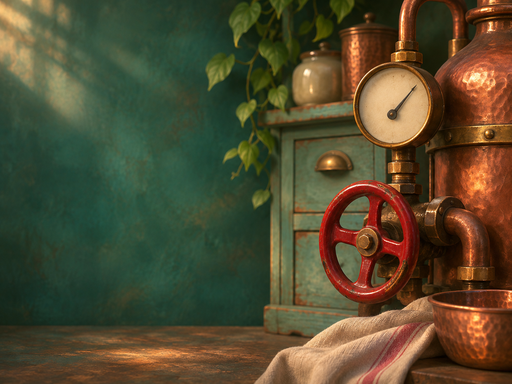
#> input picture assets/theme-art/copper.png, 512 x 384 px
$ python make_theme_scenes.py
#> lines starting #> are read from the running program, lines starting #| are printed output that depends on the picture
#!/usr/bin/env python3
"""Prepare native backgrounds from original illustration masters and vector art.

Artwork lives under assets/theme-art. Conversion, resampling and palette
reduction happen on the authoring PC; the launcher loads ordinary bounded PNGs.
"""

import argparse
import configparser
import io
from pathlib import Path

from PIL import Image, ImageColor, ImageDraw, ImageOps

if __package__:
    from .theme_materials import tinted_material
else:
    from theme_materials import tinted_material

ROOT = Path(__file__).resolve().parents[1]
THEMES = ROOT / "sdroot/_nds/dsi-frontend/themes"
ART = ROOT / "assets/theme-art"
SUBJECTS = {
    "copper": "Patinated artisan workshop",
    "slate": "Cinematic city rain",
    "folio": "Pressed botanical paper collage",
    "nocturne": "Moonlit storybook rooftops",
    "tide": "Painted coastal headland",
    "phosphor": "Tactile expedition station",
    "eclipse": "Surreal painted planetary landscape",
    "prism": "Playful cut-color composition",
    "ember": "Illustrated autumn campsite",
    "glacier": "Layered paper mountain landscape",
    "garnet": "Jewel-glass art nouveau interior",
}


def prism(screen):
    """Original broad vector shapes; no scanlines, grid or technical ornament."""
    image = Image.new("RGB", (1024, 768), "#fff6ed" if not screen else "#d00061")
    d = ImageDraw.Draw(image)
    if screen:
        for x in range(-180, 1200, 240):
            d.ellipse((x, -170, x + 300, 140), fill="#fff6ed")
        d.ellipse((820, 540, 1220, 940), fill="#f877a6")
    else:
        d.ellipse((650, -130, 1100, 330), fill="#f4b6ce")
        d.ellipse((830, 50, 1130, 350), fill="#ebc83c")
        d.polygon(
            [(580, 660), (830, 450), (1100, 700), (1100, 768), (580, 768)],
            fill="#e34c89",
        )
        d.ellipse((-220, 520, 350, 1120), fill="#d00061")
    return image.resize((256, 192), Image.Resampling.LANCZOS)


def scene(name, screen):
#> called with name = 'copper', screen = 0
    if name == "prism":
        return prism(screen)
    # Screen-specific masters share a setting, not the same hero composition.
    filename = name + ("-bottom" if screen else "") + ".png"
    with Image.open(ART / filename) as master:
#> master is the input picture: PIL image 512x384 RGB; mean R, G, B 82.8, 75.2, 48.4
        image = ImageOps.fit(
            master.convert("RGB"), (256, 192), method=Image.Resampling.LANCZOS
        )
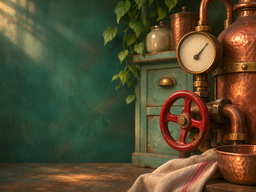
#> image: PIL image 256x192 RGB; mean R, G, B 82.8, 75.2, 48.4
    return image


def assets():
    for name in SUBJECTS:
        config = configparser.ConfigParser()
        config.read(THEMES / name / "theme.ini")
        for screen in range(2):
            output = io.BytesIO()
            # An indexed PNG is decoded into the same fixed RGB555 background;
            # smaller SD reads do not sacrifice the authored smooth composition.
            scene(name, screen).quantize(colors=256, dither=Image.Dither.NONE).save(
                output, format="PNG", optimize=True
            )
            yield THEMES / name / "backgrounds" / (
                "scene-top.png" if not screen else "scene-bottom.png"
            ), output.getvalue()
            # Calm text bands are precomposited while loading. They protect
            # status/help labels even when a theme omits conventional chrome.
            shade = (
                {
                    "slate": 35,
                    "eclipse": 45,
                    "ember": 65,
                    "phosphor": 50,
                    "prism": 0,
                }.get(name, 86)
                if not screen
                else (
                    20
                    if name
                    in (
                        "folio",
                        "tide",
                        "prism",
                        "copper",
                        "garnet",
                        "glacier",
                        "ember",
                    )
                    else 42
                )
            )
#> (the run stopped early here; a loop or call above may not have finished)

$ run again, with assets/theme-art/ember-bottom.png copied over assets/theme-art/copper.png
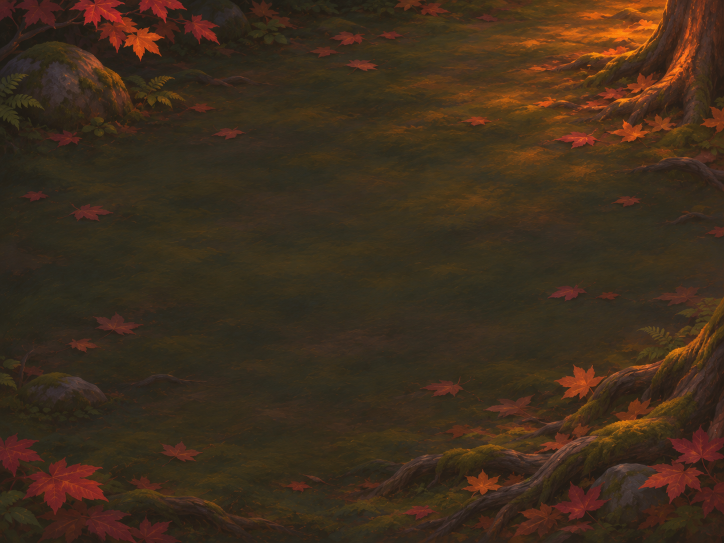
#> input picture assets/theme-art/ember-bottom.png, 1448 x 1086 px (shown at 1/2 size)
#> in scene, master is the input picture: PIL image 1448x1086 RGB; mean R, G, B 62.5, 45.1, 28.3
#> in scene, `image = ImageOps.fit( master.convert("RGB"), (256, 192), method=Image...`:
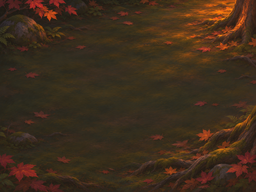
#> image: PIL image 256x192 RGB; mean R, G, B 62.5, 45.1, 28.3

$ run again, with assets/theme-art/ember.png copied over assets/theme-art/copper.png
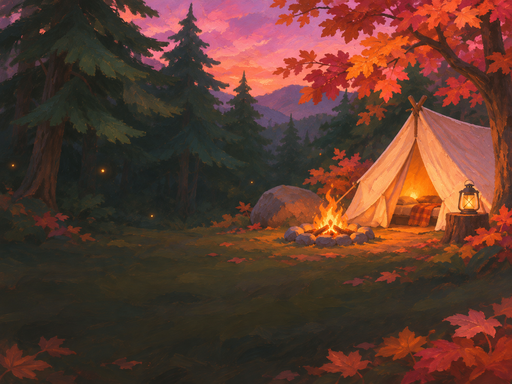
#> input picture assets/theme-art/ember.png, 512 x 384 px
#> in scene, master is the input picture: PIL image 512x384 RGB; mean R, G, B 93.8, 57.9, 46.3
#> in scene, `image = ImageOps.fit( master.convert("RGB"), (256, 192), method=Image...`:
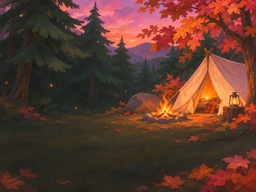
#> image: PIL image 256x192 RGB; mean R, G, B 93.7, 57.9, 46.3
